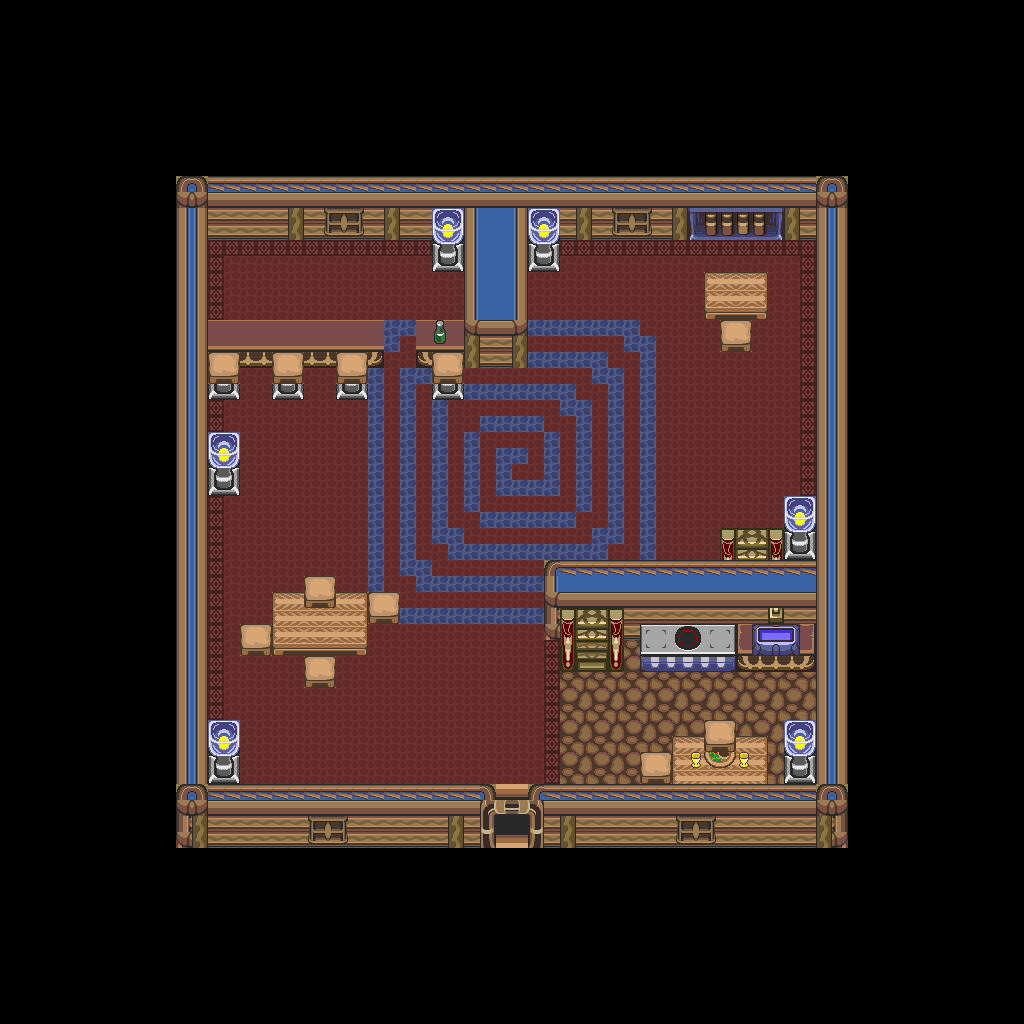

A level layout from a 2D game, rendered from its tile map. Below: a short description, then the map file with tile-grid data replaced by summaries:
An orthogonal 64x64 tile map with 16x16 px tiles, 1 tile layer (base), 1 hidden layer not drawn and 26 objects.

<map version="1.10" tiledversion="1.12.1" orientation="orthogonal" renderorder="right-down" width="64" height="64" tilewidth="16" tileheight="16" infinite="0" nextlayerid="3" nextobjectid="27">
 <tileset firstgid="1" source="../classiciphone_pics4.tsx" />
 <layer id="1" name="base" width="64" height="64">
  <data>[4096 cells, 4096 non-empty, 128 distinct tile ids]</data>
 </layer>
 <layer id="2" name="collision" width="64" height="64" visible="0">
  <properties><property name="collision" value="true" /></properties>
  <data>[4096 cells, 3074 non-empty, 1 distinct tile ids]</data>
 </layer>
 <objectgroup id="3" name="npcs">
  <object id="1" x="160.0" y="160.0" width="16" height="16">
   <properties>
    <property name="script" type="string">-- Auto-converted from GraalScript
-- [CLIENT-SIDE — server no-op]
-- if (created) {
-- noplayerkilling;
-- seteffect 0,0,0,0;
-- }</property>
   </properties>
  </object>
  <object id="2" x="240.0" y="208.0" width="16" height="16">
   <properties>
    <property name="gani" value="barrel.png" />
    <property name="script" type="string">-- Auto-converted from GraalScript
</property>
   </properties>
  </object>
  <object id="3" x="208.0" y="352.0" width="16" height="16">
   <properties>
    <property name="gani" value="amz_chair.png" />
    <property name="script" type="string">-- Auto-converted from GraalScript
-- if (created) {
self.dontblock = true
-- drawunderplayer;
end</property>
   </properties>
  </object>
  <object id="4" x="272.0" y="352.0" width="16" height="16">
   <properties>
    <property name="gani" value="amz_chair.png" />
    <property name="script" type="string">-- Auto-converted from GraalScript
-- if (created) {
self.dontblock = true
-- drawunderplayer;
end</property>
   </properties>
  </object>
  <object id="5" x="336.0" y="352.0" width="16" height="16">
   <properties>
    <property name="gani" value="amz_chair.png" />
    <property name="script" type="string">-- Auto-converted from GraalScript
-- if (created) {
self.dontblock = true
-- drawunderplayer;
end</property>
   </properties>
  </object>
  <object id="6" x="384.0" y="320.0" width="16" height="16">
   <properties>
    <property name="gani" value="pics1.png" />
    <property name="script" type="string">-- Auto-converted from GraalScript
-- [CLIENT-SIDE — server no-op]
-- if (created || initialized || playerenters) {
-- setstring this.allow,Kougo;
-- setimgpart pics1.png,52*16,20*16,16,32;
-- setshape 1,32,32;
-- showimg 0,pics1.png,x+1,y;
-- changeimgpart 0,52*16,20*16,16,32;
-- changeimgvis 0,0;
-- drawunderplayer;
-- }
-- if (playertouchsme) {
-- if (strcontains(#s(this.allow),#a)) {
-- hide;
-- sleep 3;
-- show;
-- drawunderplayer;
-- }
-- }</property>
   </properties>
  </object>
  <object id="7" x="240.0" y="624.0" width="16" height="16">
   <properties>
    <property name="gani" value="amz_chair.png" />
    <property name="script" type="string">-- Auto-converted from GraalScript
-- if (created) {
self.dontblock = true
-- drawunderplayer;
end</property>
   </properties>
  </object>
  <object id="8" x="432.0" y="352.0" width="16" height="16">
   <properties>
    <property name="gani" value="amz_chair.png" />
    <property name="script" type="string">-- Auto-converted from GraalScript
-- if (created) {
self.dontblock = true
-- drawunderplayer;
end</property>
   </properties>
  </object>
  <object id="9" x="640.0" y="752.0" width="16" height="16">
   <properties>
    <property name="gani" value="amz_chair.png" />
    <property name="script" type="string">-- Auto-converted from GraalScript
-- if (created) {
self.dontblock = true
-- drawunderplayer;
end</property>
   </properties>
  </object>
  <object id="10" x="304.0" y="656.0" width="16" height="16">
   <properties>
    <property name="gani" value="amz_chair.png" />
    <property name="script" type="string">-- Auto-converted from GraalScript
-- if (created) {
self.dontblock = true
-- drawunderplayer;
end</property>
   </properties>
  </object>
  <object id="11" x="720.0" y="320.0" width="16" height="16">
   <properties>
    <property name="gani" value="amz_chair.png" />
    <property name="script" type="string">-- Auto-converted from GraalScript
-- if (created) {
self.dontblock = true
-- drawunderplayer;
end</property>
   </properties>
  </object>
  <object id="12" x="704.0" y="720.0" width="16" height="16">
   <properties>
    <property name="gani" value="amz_chair.png" />
    <property name="script" type="string">-- Auto-converted from GraalScript
-- if (created) {
self.dontblock = true
-- drawunderplayer;
end</property>
   </properties>
  </object>
  <object id="13" x="704.0" y="736.0" width="16" height="16">
   <properties>
    <property name="gani" value="pics1.png" />
    <property name="script" type="string">-- Auto-converted from GraalScript
-- [CLIENT-SIDE — server no-op]
-- if (created) {
-- setimgpart pics1.png,752,352,32,16;
-- drawoverplayer;
-- dontblock;
-- }</property>
   </properties>
  </object>
  <object id="14" x="304.0" y="576.0" width="16" height="16">
   <properties>
    <property name="gani" value="amz_chair.png" />
    <property name="script" type="string">-- Auto-converted from GraalScript
-- if (created) {
self.dontblock = true
-- drawunderplayer;
end</property>
   </properties>
  </object>
  <object id="15" x="288.0" y="592.0" width="16" height="16">
   <properties>
    <property name="gani" value="pics1.png" />
    <property name="script" type="string">-- Auto-converted from GraalScript
-- [CLIENT-SIDE — server no-op]
-- if (created) {
-- setimgpart pics1.png,400,192,32,16;
-- drawoverplayer;
-- dontblock;
-- }</property>
   </properties>
  </object>
  <object id="16" x="320.0" y="592.0" width="16" height="16">
   <properties>
    <property name="gani" value="pics1.png" />
    <property name="script" type="string">-- Auto-converted from GraalScript
-- [CLIENT-SIDE — server no-op]
-- if (created) {
-- setimgpart pics1.png,400,192,32,16;
-- drawoverplayer;
-- dontblock;
-- }</property>
   </properties>
  </object>
  <object id="17" x="304.0" y="608.0" width="16" height="16">
   <properties>
    <property name="gani" value="tabletorch.png" />
    <property name="script" type="string">-- Auto-converted from GraalScript
-- [CLIENT-SIDE — server no-op]
-- if (created || initialized) {
-- setimg tabletorch.png;
-- setshape 1,32,32;
-- if (lighteffectsenabled) {
-- showimg 0,fire.mng,x,y-2.8;
-- showimg 1,light4.png,x-3,y-4.5;
-- changeimgcolors 0,.9,.5,0,0.66;
-- changeimgcolors 1,1,.2,0,0.88;
-- changeimgvis 0,2;
-- changeimgvis 1,3;
-- } else {
-- hideimgs 0,1;
-- }
-- }</property>
   </properties>
  </object>
  <object id="18" x="208.0" y="208.0" width="16" height="16">
   <properties>
    <property name="gani" value="barrel.png" />
    <property name="script" type="string">-- Auto-converted from GraalScript
</property>
   </properties>
  </object>
  <object id="19" x="368.0" y="592.0" width="16" height="16">
   <properties>
    <property name="gani" value="amz_chair.png" />
    <property name="script" type="string">-- Auto-converted from GraalScript
-- if (created) {
self.dontblock = true
-- drawunderplayer;
end</property>
   </properties>
  </object>
  <object id="20" x="720.0" y="288.0" width="16" height="16">
   <properties>
    <property name="gani" value="stefanbook.png" />
    <property name="script" type="string">-- Auto-converted from GraalScript
</property>
   </properties>
  </object>
  </objectgroup>
</map>
<!-- 6 of 26 objects omitted -->
